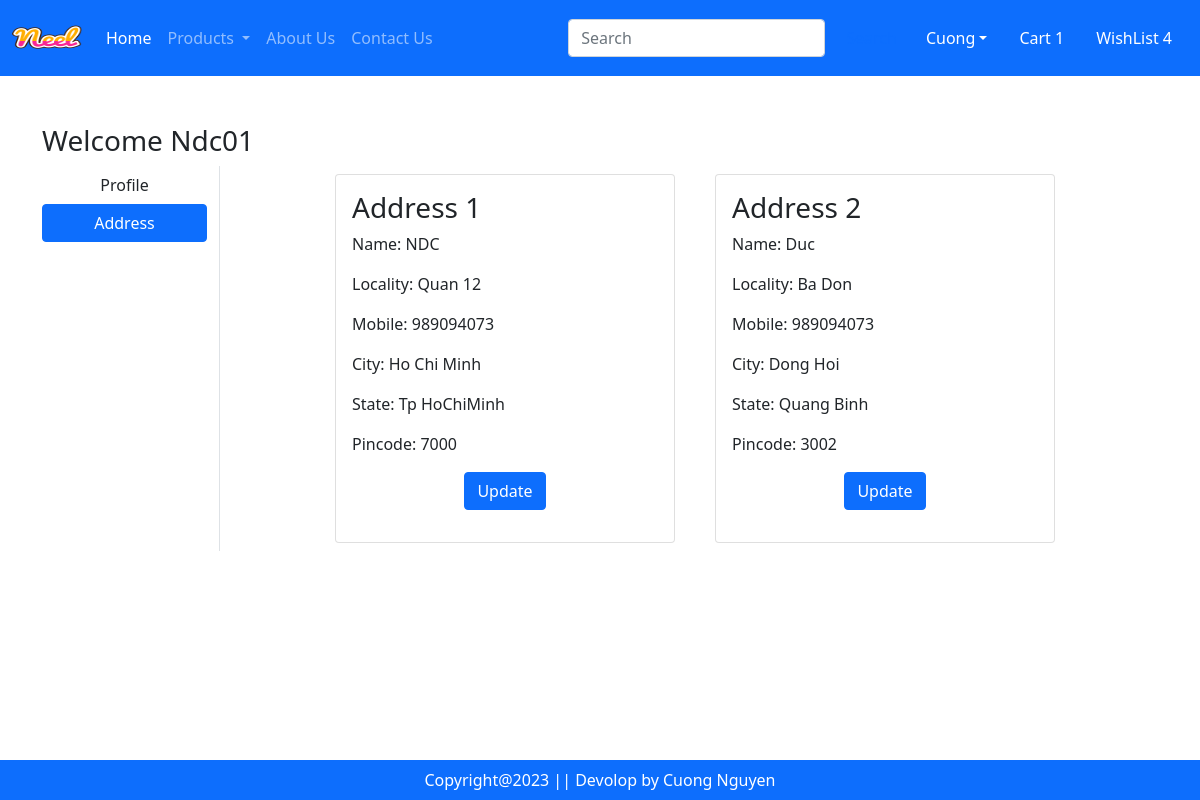
The app's page /address (signed in) with its own data.
### app/models.py (models this page shows, shortened)
class Customer(models.Model):
    user = models.ForeignKey(User, on_delete=models.CASCADE)
    name = models.CharField(max_length=200)
    locality = models.CharField(max_length=200)
    city = models.CharField(max_length=50)
    mobile = models.IntegerField(default=0)
    zipcode = models.IntegerField()
    state = models.CharField(choices=STATE_CHOICES, max_length=100)

### app/views.py (the view)
# urls.py: path('address', views.address, name='address'),
def address(request):
    add = Customer.objects.filter(user=request.user)
    return render (request, 'app/address.html',locals())

### app/templates/app/address.html (shortened to what this page needs)
{% extends "app/base.html" %}
{% load static  %}
{% block main-content %}
    <div class="container my-5">
        <div class="row">
            <h3>Welcome <span class="text-capitalize">{{request.user}}</span></h3>
            <div class="col-sm-2 border-end">
                <ul class="list-unstyled">
                <li class="d-grid"><a href="{% url 'profile' %}" class="btn">Profile</a></li>
                <li class="d-grid"><a href="{% url 'address' %}" class="btn btn-primary">Address</a></li>
                </ul>
            </div>
            <div class="col-sm-8 offset-sm-1">
            <div class="row">
                {% for ad in add %}
                    <div class="col-sm-6">
                        <div class="card m-2">
                            <div class="card-body">
                                <h3>Address {{forloop.counter}}</h3>
                                <p>Name: {{ad.name}}</p>
                                <p>Locality: {{ad.locality}}</p>
                                <p>Mobile: {{ad.mobile}}</p>
                                <p>City: {{ad.city}}</p>
                                <p>State: {{ad.state}}</p>
                                <p>Pincode: {{ad.zipcode}}</p>
                                <p class="text-center"> <a href="{% url 'updateAddress' pk=ad.id %}" type="button" class="btn btn-primary">Update</a> </p>
                            </div>
                        </div>
                    </div>
                {%endfor%}
            </div>
            </div>
        </div>
    </div>
{% endblock main-content %}

### records on screen
Customer: name "NDC", locality "Quan 12", mobile "989094073", city "Ho Chi Minh", state "Tp HoChiMinh", zipcode "7000"
Customer: name "Duc", locality "Ba Don", mobile "989094073", city "Dong Hoi", state "Quang Binh", zipcode "3002"

### other values on screen
{{ request.user }} "Ndc01"
